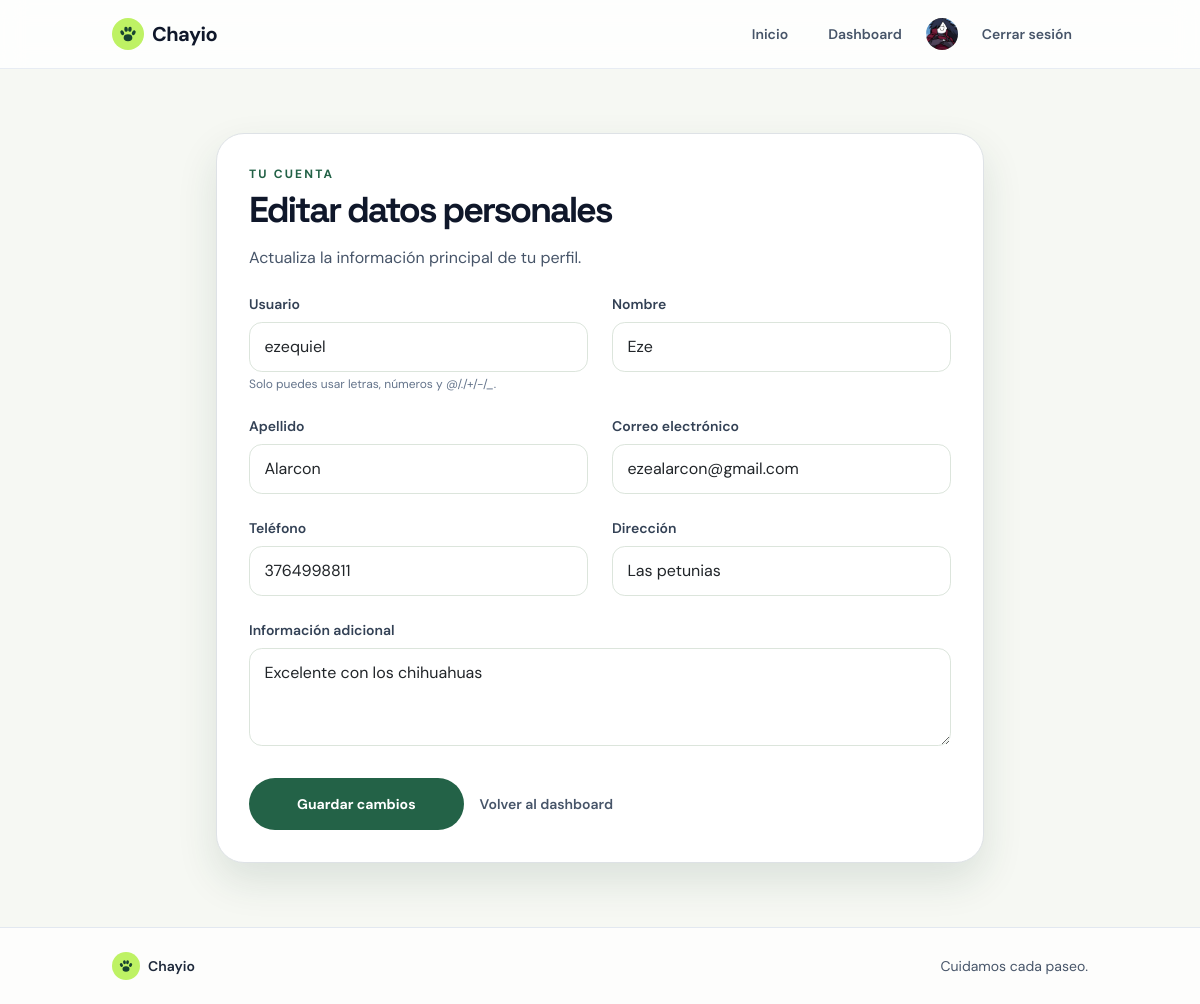
/perfil/editar/ (signed in), run on an earlier commit of the app's database.
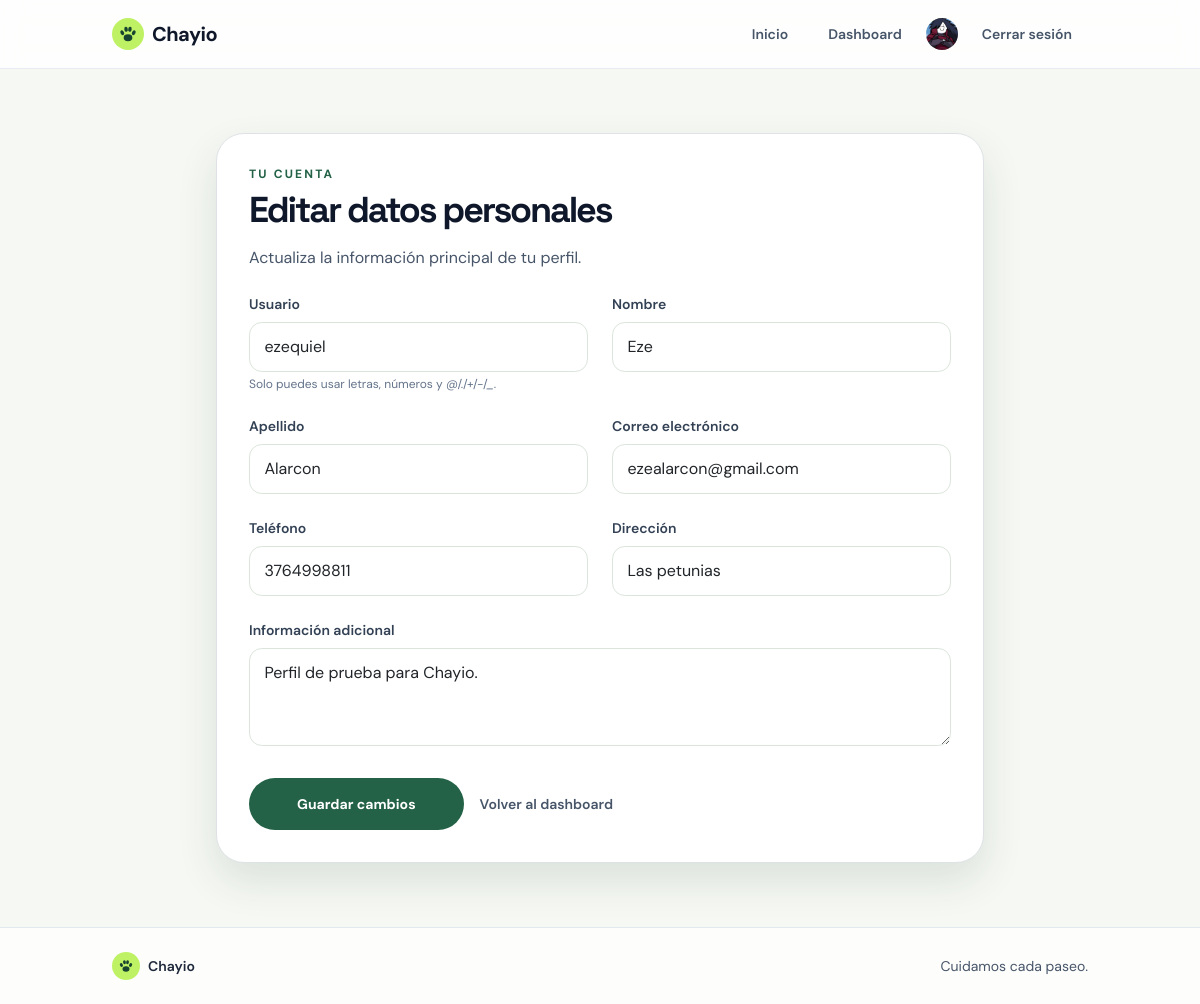
And on a later commit of the database.
### pet_services/models.py (models this page shows, shortened)
class UserProfile(models.Model):
    ROLE_CHOICES = [
        ('owner', 'Dueño'),
        ('walker', 'Paseador'),
    ]
    user = models.OneToOneField(settings.AUTH_USER_MODEL, on_delete=models.CASCADE, related_name='profile')
    role = models.CharField(max_length=20, choices=ROLE_CHOICES, default='owner')
    phone = models.CharField(max_length=20, blank=True)
    bio = models.TextField(blank=True)
    address = models.CharField(max_length=255, blank=True)
    avatar = models.FileField(upload_to='avatars/', blank=True)
    created_at = models.DateTimeField(default=timezone.now)
    class Meta:
        constraints = [
            models.CheckConstraint(condition=Q(role__in=['owner', 'walker']), name='profile_role_valid'),
        ]

### pet_services/views.py (the view)
# urls.py: path('perfil/editar/', views.edit_profile, name='edit_profile'),
@login_required
def edit_profile(request):
    profile, _ = UserProfile.objects.get_or_create(user=request.user)
    form = ProfileUpdateForm(
        request.POST or None,
        instance=request.user,
        profile=profile,
    )
    if request.method == 'POST' and form.is_valid():
        form.save()
        return render(request, 'pet_services/edit_profile.html', {
            'form': form,
            'saved': True,
        })
    return render(request, 'pet_services/edit_profile.html', {'form': form})

### templates/pet_services/edit_profile.html (shortened to what this page needs)
{% extends 'base.html' %}
{% block content %}
<div class="container mx-auto px-4 py-16">
    <section class="mx-auto max-w-3xl rounded-[28px] border border-slate-200 bg-white p-6 shadow-soft md:p-8">
        <div class="mb-2 text-xs font-bold uppercase tracking-[0.18em] text-brand-500">Tu cuenta</div>
        <h1 class="text-4xl font-black tracking-[-0.06em] text-slate-900">Editar datos personales</h1>
        <p class="mt-3 text-slate-600">Actualiza la información principal de tu perfil.</p>
        <form method="post" class="mt-6 grid gap-4 md:grid-cols-2">
            {% for field in form %}
                <div class="{% if field.name == 'bio' %}md:col-span-2{% endif %}">
                    <label class="mb-2 block text-sm font-semibold text-slate-700" for="{{ field.id_for_label }}">{{ field.label }}</label>
                    {{ field }}
                    {% if field.help_text %}<p class="mt-1 text-xs text-slate-500">{{ field.help_text }}</p>{% endif %}
                </div>
            {% endfor %}
            <div class="md:col-span-2 mt-2 flex flex-wrap items-center gap-3">
                <button class="rounded-full bg-brand-500 px-5 py-3 text-sm font-bold text-white transition hover:bg-brand-700" type="submit">Guardar cambios</button>
                <a class="text-sm font-semibold text-slate-600" href="{% url 'dashboard' %}">Volver al dashboard</a>
            </div>
        </form>
    </section>
</div>
{% endblock %}

What changed in the data, as far as the page shows it:
changed UserProfile "Las petunias": bio "Excelente con los chihuahuas" → "Perfil de prueba para Chayio."
